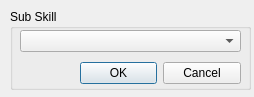
<?xml version="1.0" encoding="UTF-8"?>
<ui version="4.0">
 <class>SubSkillPanel</class>
 <widget class="QDialog" name="SubSkillPanel">
  <property name="windowModality">
   <enum>Qt::ApplicationModal</enum>
  </property>
  <property name="geometry">
   <rect>
    <x>0</x>
    <y>0</y>
    <width>254</width>
    <height>97</height>
   </rect>
  </property>
  <property name="sizePolicy">
   <sizepolicy hsizetype="Preferred" vsizetype="Preferred">
    <horstretch>254</horstretch>
    <verstretch>97</verstretch>
   </sizepolicy>
  </property>
  <property name="maximumSize">
   <size>
    <width>254</width>
    <height>97</height>
   </size>
  </property>
  <property name="windowTitle">
   <string>Schoose Sub Skill</string>
  </property>
  <widget class="QDialogButtonBox" name="buttonBox">
   <property name="geometry">
    <rect>
     <x>80</x>
     <y>57</y>
     <width>161</width>
     <height>32</height>
    </rect>
   </property>
   <property name="orientation">
    <enum>Qt::Horizontal</enum>
   </property>
   <property name="standardButtons">
    <set>QDialogButtonBox::Cancel|QDialogButtonBox::Ok</set>
   </property>
  </widget>
  <widget class="QComboBox" name="comboBox">
   <property name="geometry">
    <rect>
     <x>20</x>
     <y>30</y>
     <width>221</width>
     <height>22</height>
    </rect>
   </property>
  </widget>
  <widget class="QGroupBox" name="groupBox">
   <property name="geometry">
    <rect>
     <x>10</x>
     <y>9</y>
     <width>241</width>
     <height>81</height>
    </rect>
   </property>
   <property name="title">
    <string>Sub Skill</string>
   </property>
  </widget>
  <zorder>groupBox</zorder>
  <zorder>buttonBox</zorder>
  <zorder>comboBox</zorder>
 </widget>
 <resources/>
 <connections>
  <connection>
   <sender>buttonBox</sender>
   <signal>accepted()</signal>
   <receiver>SubSkillPanel</receiver>
   <slot>accept()</slot>
   <hints>
    <hint type="sourcelabel">
     <x>248</x>
     <y>254</y>
    </hint>
    <hint type="destinationlabel">
     <x>157</x>
     <y>274</y>
    </hint>
   </hints>
  </connection>
  <connection>
   <sender>buttonBox</sender>
   <signal>rejected()</signal>
   <receiver>SubSkillPanel</receiver>
   <slot>reject()</slot>
   <hints>
    <hint type="sourcelabel">
     <x>316</x>
     <y>260</y>
    </hint>
    <hint type="destinationlabel">
     <x>286</x>
     <y>274</y>
    </hint>
   </hints>
  </connection>
 </connections>
</ui>
